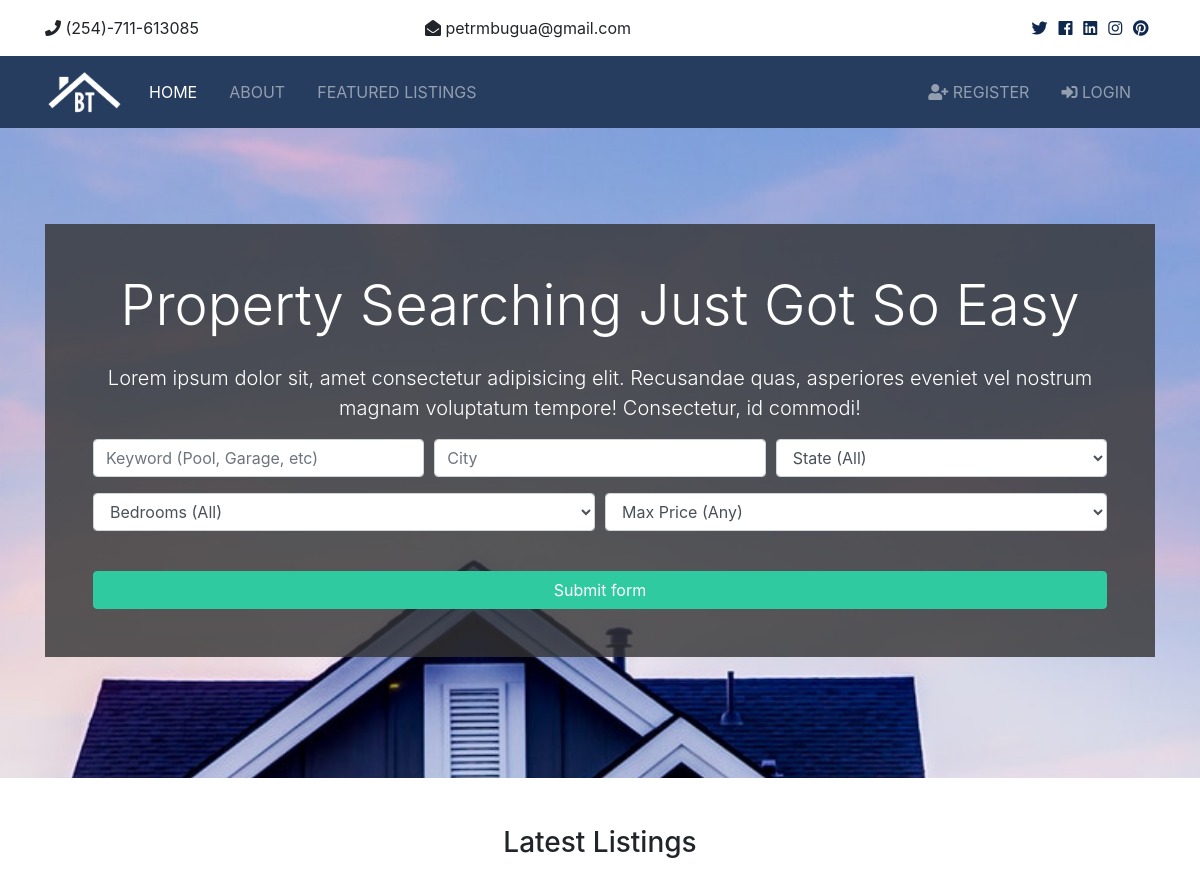
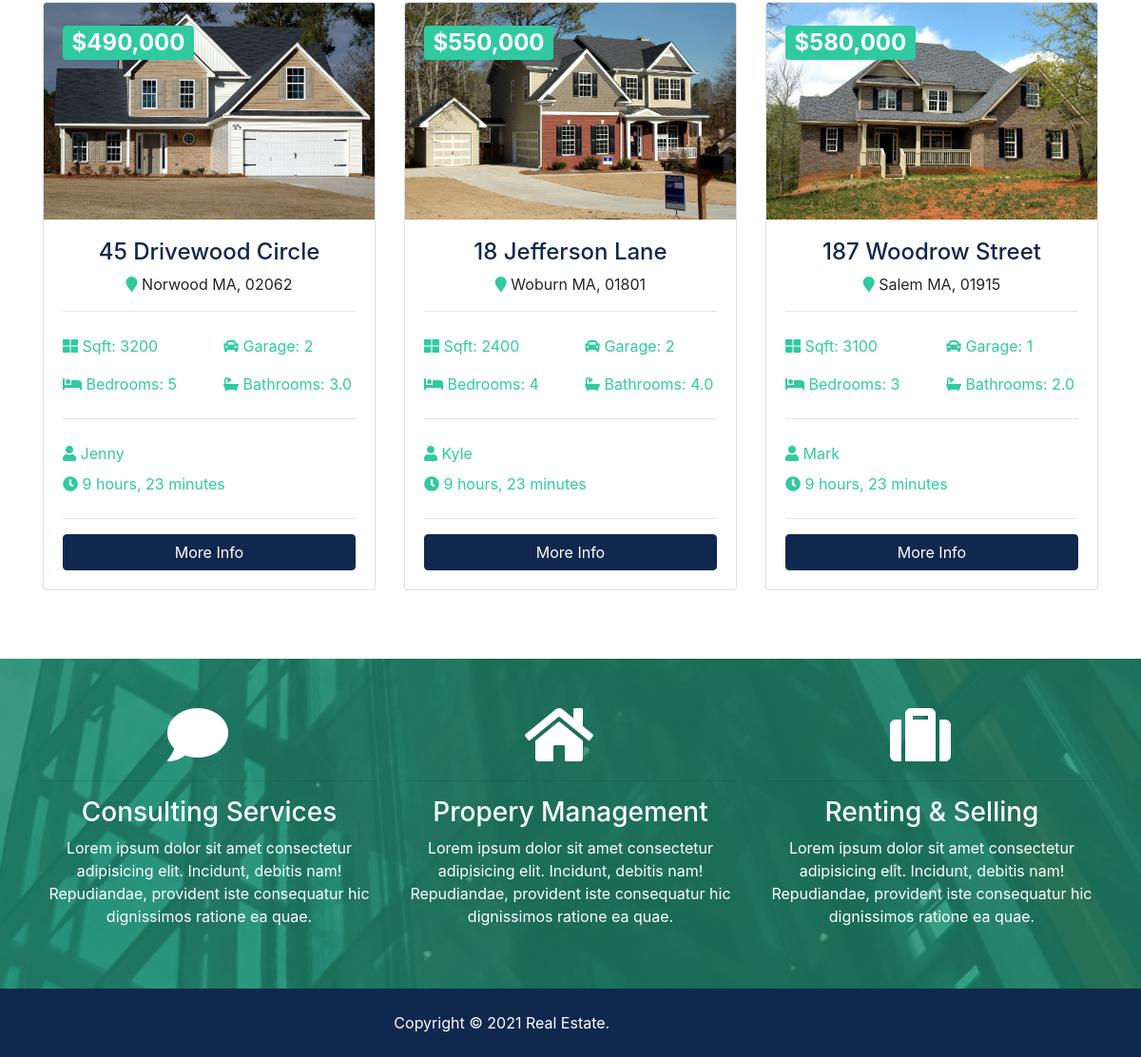
The page / on the database its author committed (2 pictures, top to bottom).
### listings/models.py (models this page shows, shortened)
class Listing(models.Model):
    realtor = models.ForeignKey(Realtor, on_delete=models.DO_NOTHING)
    title = models.CharField(max_length=200)
    address = models.CharField(max_length=200)
    city = models.CharField(max_length=100)
    state = models.CharField(max_length=100)
    zipcode = models.CharField(max_length=20)
    description = models.TextField(blank=True)
    price = models.IntegerField()
    bedrooms = models.IntegerField()
    bathrooms = models.DecimalField(max_digits=2, decimal_places=1)
    garage = models.IntegerField(default=0)
    sqft = models.IntegerField()
    lot_size = models.DecimalField(max_digits=5, decimal_places=1)
    photo_main = models.ImageField(upload_to='photos/%Y/%m/%d/', blank=True)
    photo_1 = models.ImageField(upload_to='photos/%Y/%m/%d/', blank=True)
    photo_2 = models.ImageField(upload_to='photos/%Y/%m/%d/', blank=True)
    photo_3 = models.ImageField(upload_to='photos/%Y/%m/%d/', blank=True)
    photo_4 = models.ImageField(upload_to='photos/%Y/%m/%d/', blank=True)
    photo_5 = models.ImageField(upload_to='photos/%Y/%m/%d/', blank=True)
    photo_6 = models.ImageField(upload_to='photos/%Y/%m/%d/', blank=True)
    is_published = models.BooleanField(default=True)
    list_date = models.DateField(default=datetime.now, blank=True)

### realtors/models.py (models this page shows)
class Realtor(models.Model):
    name = models.CharField(max_length=200)
    photo = models.ImageField(upload_to='photos/%Y/%m/%d/')
    description = models.TextField(blank=True)
    phone = models.CharField(max_length=20)
    email = models.CharField(max_length=50)
    is_mvp = models.BooleanField(default=False)
    hire_date = models.DateTimeField(default=datetime.now, blank=True)
    def __str__(self):
        return self.name

### pages/views.py (the view)
# urls.py: path('', views.index, name='listings'),
def index(request):
    listings = Listing.objects.order_by(
        '-list_date').filter(is_published=True)[:3]
    context = {
        'listings': listings,
        'state_choices': state_choices,
        'bedroom_choices': bedroom_choices,
        'price_choices': price_choices
    }
    return render(request, 'pages/index.html', context)

### templates/pages/index.html (shortened to what this page needs)
{% extends 'base.html' %}
{% load humanize %}
{% block content %}
<section id="showcase">
    <div class="container text-center">
      <div class="home-search p-5">
        <div class="overlay p-5">
          <h1 class="display-4 mb-4">
            Property Searching Just Got So Easy
          </h1>
          <p class="lead">Lorem ipsum dolor sit, amet consectetur adipisicing elit. Recusandae quas, asperiores eveniet vel nostrum magnam
            voluptatum tempore! Consectetur, id commodi!</p>
          <div class="search">
            <form action="{% url 'search' %}">
              <div class="form-row">
                <div class="col-md-4 mb-3">
                  <input type="text" name="keywords" class="form-control" placeholder="Keyword (Pool, Garage, etc)">
                </div>
                <div class="col-md-4 mb-3">
                  <input type="text" name="city" class="form-control" placeholder="City">
                </div>
                <div class="col-md-4 mb-3">
                  <select name="state" class="form-control">
                    <option selected="true" disabled="disabled">State (All)</option>
                  </select>
                </div>
              </div>
              <div class="form-row">
                <div class="col-md-6 mb-3">
                  <select name="bedrooms" class="form-control">
                    <option selected="true" disabled="disabled">Bedrooms (All)</option>
                  </select>
                </div>
                <div class="col-md-6 mb-3">
                  <select name="price" class="form-control" id="type">
                    <option selected="true" disabled="disabled">Max Price (Any)</option>
                  </select>
                </div>
              </div>
              <button class="btn btn-secondary btn-block mt-4" type="submit">Submit form</button>
            </form>
          </div>
        </div>
      </div>
    </div>
  </section>
  <section id="listings" class="py-5">
    <div class="container">
      <h3 class="text-center mb-3">Latest Listings</h3>
      <div class="row">
        {% if listings %}
          {% for listing in listings %}
          <div class="col-md-6 col-lg-4 mb-4">
            <div class="card listing-preview">
              <img class="card-img-top" src="{{listing.photo_main.url}}" alt="">
              <div class="card-img-overlay">
                <h2>
                  <span class="badge badge-secondary text-white">${{listing.price | intcomma}}</span>
                </h2>
              </div>
              <div class="card-body">
                <div class="listing-heading text-center">
                  <h4 class="text-primary">{{ listing.title }}</h4>
                  <p>
                    <i class="fas fa-map-marker text-secondary"></i> {{ listing.city }} {{ listing.state }},
                    {{ listing.zipcode }}</p>
                </div>
                <hr>
                <div class="row py-2 text-secondary">
                  <div class="col-6">
                    <i class="fas fa-th-large"></i> Sqft: {{ listing.sqft }}</div>
                  <div class="col-6">
                    <i class="fas fa-car"></i> Garage: {{ listing.garage }}</div>
                </div>
                <div class="row py-2 text-secondary">
                  <div class="col-6">
                    <i class="fas fa-bed"></i> Bedrooms: {{ listing.bedrooms }}</div>
                  <div class="col-6">
                    <i class="fas fa-bath"></i> Bathrooms: {{ listing.bathrooms }}</div>
                </div>
                <hr>
                <div class="row py-2 text-secondary">
                  <div class="col-6">
                    <i class="fas fa-user"></i> {{ listing.realtor }}</div>
                </div>
                <div class="row text-secondary pb-2">
                  <div class="col-12">
                    <i class="fas fa-clock"></i> {{ listing.list_date | timesince }}</div>
                </div>
                <hr>
                <a href="{% url 'listing' listing.id %}" class="btn btn-primary btn-block">More Info</a>
              </div>
            </div>
          </div>
          {% endfor %}
        {% else %}
          <div class="col-md-12">
            <p>No Listings Available</p>
          </div>
        {% endif %}
      </div>
    </div>
  </section>
  <section id="services" class="py-5 bg-secondary text-white">
    <div class="container">
      <div class="row text-center">
        <div class="col-md-4">
          <i class="fas fa-comment fa-4x mr-4"></i>
          <hr>
          <h3>Consulting Services</h3>
          <p>Lorem ipsum dolor sit amet consectetur adipisicing elit. Incidunt, debitis nam! Repudiandae, provident iste consequatur
            hic dignissimos ratione ea quae.</p>
        </div>
        <div class="col-md-4">
          <i class="fas fa-home fa-4x mr-4"></i>
          <hr>
          <h3>Propery Management</h3>
          <p>Lorem ipsum dolor sit amet consectetur adipisicing elit. Incidunt, debitis nam! Repudiandae, provident iste consequatur
            hic dignissimos ratione ea quae.</p>
        </div>
        <div class="col-md-4">
          <i class="fas fa-suitcase fa-4x mr-4"></i>
          <hr>
          <h3>Renting & Selling</h3>
          <p>Lorem ipsum dolor sit amet consectetur adipisicing elit. Incidunt, debitis nam! Repudiandae, provident iste consequatur
            hic dignissimos ratione ea quae.</p>
        </div>
      </div>
    </div>
  </section>
{% endblock %}

### templates/base.html (shortened to what this page needs)
{% load static %}
<!DOCTYPE html>
<html lang="en">
<head>
    <link rel="stylesheet" href="{% static 'css/all.css' %}">
    <link rel="stylesheet" href="{% static 'css/bootstrap.css' %}">
    <link rel="stylesheet" href="{% static 'css/style.css' %}">
    <link rel="stylesheet" href="{% static 'css/lightbox.min.css' %}">
</head>
<body>
    {%include 'partials/_topbar.html'%}
    {%include 'partials/_navbar.html'%}
    {% block content %} {% endblock %}
    {%include 'partials/_footer.html'%}
</body>
</html>

### templates/partials/_topbar.html
    <section id="top-bar" class="p-3">
        <div class="container">
            <div class="row">
                <div class="col-md-4">
                    <i class="fas fa-phone"></i> (254)-711-613085
                </div>
                <div class="col-md-4">
                    <i class="fas fa-envelope-open"></i> petrmbugua@gmail.com
                </div>
                <div class="col-md-4">
                    <div class="social text-right">
                        <a href="#">
                            <i class="fab fa-twitter"></i>
                        </a>
                        <a href="#">
                            <i class="fab fa-facebook"></i>
                        </a>
                        <a href="#">
                            <i class="fab fa-linkedin"></i>
                        </a>
                        <a href="#">
                            <i class="fab fa-instagram"></i>
                        </a>
                        <a href="#">
                            <i class="fab fa-pinterest"></i>
                        </a>
                    </div>
                </div>
            </div>
        </div>
    </section>

### templates/partials/_navbar.html (shortened to what this page needs)
{%load static%}
<nav class="navbar navbar-expand-lg navbar-dark bg-primary sticky-top">
    <div class="container">
        <a class="navbar-brand" href="{% url 'index' %}">
            <img src="{% static 'img/logo.png' %}" class="logo" alt="">
        </a>
        <div class="collapse navbar-collapse" id="navbarNavAltMarkup">
            <ul class="navbar-nav">
                <li
                {% if '/' == request.path %}
                class="nav-item active mr-3"
                {% else %}
                class="nav-item mr-3"
                {% endif %}
                >
                    <a class="nav-link" href="{% url 'index' %}">Home</a>
                </li>
                <li
                {% if 'about' in request.path %}
                class="nav-item active mr-3"
                {% else %}
                class="nav-item mr-3"
                {% endif %}
                >
                    <a class="nav-link" href="{% url 'about' %}">About</a>
                </li>
                <li
                {% if 'listings' in request.path %}
                class="nav-item active mr-3"
                {% else %}
                class="nav-item mr-3"
                {% endif %}
                >
                    <a class="nav-link" href="{% url 'listings' %}">Featured Listings</a>
                </li>
            </ul>
            <ul class="navbar-nav ml-auto">
                {% if user.is_authenticated %}
                    <li
                    {% if 'dashboard' in request.path %}
                    class="nav-item active mr-3"
                    {% else %}
                    class="nav-item mr-3"
                    {% endif %}
                    >
                        <a class="nav-link" href="{% url 'dashboard' %}">
                            Welcome {{user.username}} (Dashboard)</a>
                    </li>
                    <li class="nav-item mr-3">
                        <a href="javascript:{document.getElementById('logout').submit()}" class="nav-link">
                            <i class="fas fa-sign-out-alt"></i> Logout
                        </a>
                        <form action="{% url 'logout' %}" method="POST" id="logout">
                            {% csrf_token %}
                            <input type="hidden">
                        </form>
                    </li>
                {% else %}
                    <li
                    {% if 'register' in request.path %}
                    class="nav-item active mr-3"
                    {% else %}
                    class="nav-item mr-3"
                    {% endif %}
                    >
                        <a class="nav-link" href="{% url 'register' %}">
                            <i class="fas fa-user-plus"></i> Register</a>
                    </li>
                    <li
                    {% if 'login' in request.path %}
                    class="nav-item active mr-3"
                    {% else %}
                    class="nav-item mr-3"
                    {% endif %}
                    >
                        <a class="nav-link" href="{% url 'login' %}">
                            <i class="fas fa-sign-in-alt"></i>
                            Login</a>
                    </li>
                {% endif %}
            </ul>
        </div>
    </div>
</nav>

### templates/partials/_footer.html
<footer id="main-footer" class="py-4 bg-primary text-white text-center">
    Copyright &copy;
    <span class="year"></span> Real Estate. <a href="https://petrmbugua.me/" target="_blank"> Designed By Peter</a>
</footer>

### config/static/css/all.css (style rules this page uses)
.fa, .fas, .far, .fal, .fab { -moz-osx-font-smoothing: grayscale; -webkit-font-smoothing: antialiased; display: inline-block; font-style: normal; font-variant: normal; text-rendering: auto; line-height: 1; }
.fa-4x { font-size: 4em; }
.fa-bath:before { content: "\f2cd"; }
.fa-bed:before { content: "\f236"; }
.fa-car:before { content: "\f1b9"; }
.fa-clock:before { content: "\f017"; }
.fa-comment:before { content: "\f075"; }
.fa-envelope-open:before { content: "\f2b6"; }
.fa-facebook:before { content: "\f09a"; }
.fa-home:before { content: "\f015"; }
.fa-instagram:before { content: "\f16d"; }
.fa-linkedin:before { content: "\f08c"; }
.fa-map-marker:before { content: "\f041"; }
.fa-phone:before { content: "\f095"; }
.fa-pinterest:before { content: "\f0d2"; }
.fa-sign-in-alt:before { content: "\f2f6"; }
.fa-suitcase:before { content: "\f0f2"; }
.fa-th-large:before { content: "\f009"; }
.fa-twitter:before { content: "\f099"; }
.fa-user:before { content: "\f007"; }
.fa-user-plus:before { content: "\f234"; }
.fab { font-family: 'Font Awesome 5 Brands'; }
.fa, .fas { font-family: 'Font Awesome 5 Free'; font-weight: 900; }

### config/static/css/style.css (style rules this page uses)
.btn-secondary { color: #fff !important; }
img { width: 100%; }
.logo { width: 80px; }
.navbar { opacity: 0.9; text-transform: uppercase; }
.social a { margin-right: 0.4rem; }
#showcase { position: relative; min-height: 650px; color: #fff; padding-top: 6rem; background-image: url('../img/showcase.jpg') ; background-position: center; background-repeat: no-repeat; background-size: cover; background-attachment: fixed; }
#showcase .home-search { min-height: 400px; position: relative; border-radius: 5px; }
#showcase .overlay { content: ''; position: absolute; top: 0; left: 0; min-height: 400px; width: 100%; background: rgba(51, 51, 51, 0.8); }
#services { background-image: url('../img/building.jpg') ; background-position: center; background-repeat: no-repeat; background-size: cover; background-attachment: fixed; min-height: 300px; position: relative; overflow: hidden; }
#services::before { content: ''; position: absolute; top: 0; left: 0; min-height: 100%; width: 100%; background: rgba(32, 134, 107, 0.8); }
.listing-preview a { position: relative; }

### rows shown on the page
Listing: photo_main (picture), price "490,000", title "45 Drivewood Circle", city "Norwood", state "MA", zipcode "02062", sqft "3200", garage "2", bedrooms "5", bathrooms "3.0", realtor "Jenny", list_date "9 hours, 23 minutes"
Listing: photo_main (picture), price "550,000", title "18 Jefferson Lane", city "Woburn", state "MA", zipcode "01801", sqft "2400", garage "2", bedrooms "4", bathrooms "4.0", realtor "Kyle", list_date "9 hours, 23 minutes"
Listing: photo_main (picture), price "580,000", title "187 Woodrow Street", city "Salem", state "MA", zipcode "01915", sqft "3100", garage "1", bedrooms "3", bathrooms "2.0", realtor "Mark", list_date "9 hours, 23 minutes"
